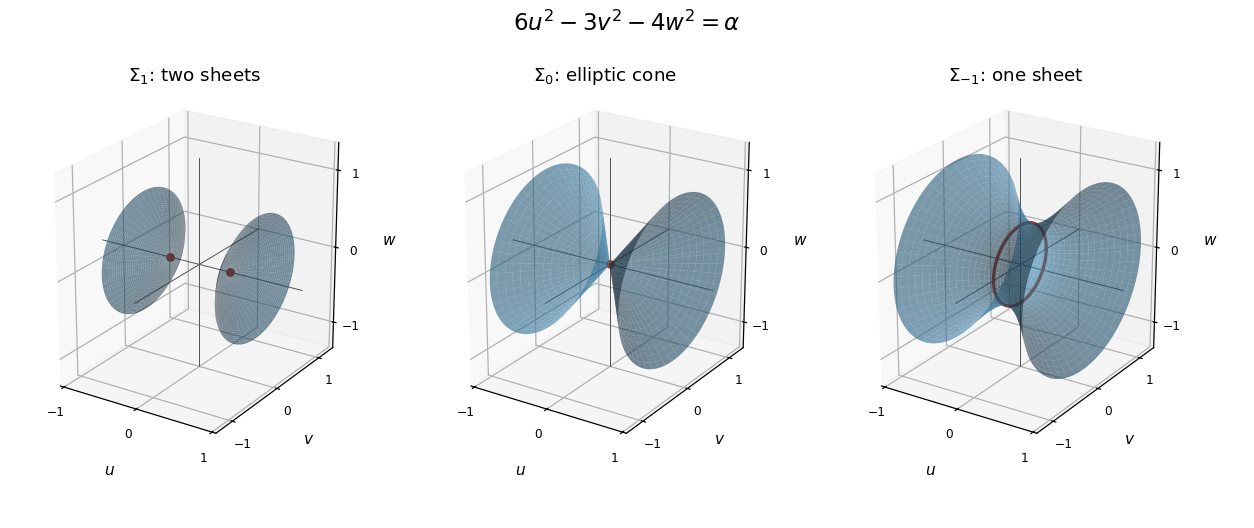

Recreate this plot in Python.
"""Q6 quadric sketches; Python 3.14.4, root pyproject.toml dependencies.

Write the opaque PNG to cwd. Run in the matching _media course directory.
"""

from pathlib import Path

import matplotlib

matplotlib.use("Agg")
import matplotlib.pyplot as plt
import numpy as np


def main():
    theta = np.linspace(0, 2 * np.pi, 100)
    fig = plt.figure(figsize=(11.4, 4.8), facecolor="white")
    titles = [r"$\Sigma_1$: two sheets", r"$\Sigma_0$: elliptic cone", r"$\Sigma_{-1}$: one sheet"]
    for index, level in enumerate([1, 0, -1], 1):
        ax = fig.add_subplot(1, 3, index, projection="3d")
        if level == 1:
            radial, angle = np.meshgrid(np.linspace(0, 1.55, 40), theta)
            for sign in [-1, 1]:
                u = sign * np.sqrt(1 + radial**2) / np.sqrt(6)
                v = radial * np.cos(angle) / np.sqrt(3)
                w = radial * np.sin(angle) / 2
                ax.plot_surface(u, v, w, color="#3d87b3", alpha=0.61, linewidth=0, antialiased=True)
            ax.scatter([-1 / np.sqrt(6), 1 / np.sqrt(6)], [0, 0], [0, 0], c="#a23c29", s=22, depthshade=False)
        else:
            u, angle = np.meshgrid(np.linspace(-0.85, 0.85, 65), theta)
            radial = np.sqrt(6 * u**2 - level)
            v = radial * np.cos(angle) / np.sqrt(3)
            w = radial * np.sin(angle) / 2
            ax.plot_surface(u, v, w, color="#3d87b3", alpha=0.61, linewidth=0, antialiased=True)
            if level == 0:
                ax.scatter([0], [0], [0], c="#a23c29", s=22, depthshade=False)
            else:
                ax.plot(np.zeros_like(theta), np.cos(theta) / np.sqrt(3), np.sin(theta) / 2, color="#a23c29", lw=2.1)
        for coordinate in range(3):
            axis = [np.zeros(2), np.zeros(2), np.zeros(2)]
            axis[coordinate] = np.array([-1.35, 1.35])
            ax.plot(*axis, color="#555555", lw=0.65)
        ax.set(xlabel=r"$u$", ylabel=r"$v$", zlabel=r"$w$", xlim=(-1.05, 1.05), ylim=(-1.35, 1.35), zlim=(-1.35, 1.35), title=titles[index - 1])
        ax.set_box_aspect((1.1, 1.35, 1.35))
        ax.view_init(elev=23, azim=-57)
        ax.set_xticks([-1, 0, 1])
        ax.set_yticks([-1, 0, 1])
        ax.set_zticks([-1, 0, 1])
        ax.tick_params(labelsize=8, pad=0)
        ax.grid(alpha=0.2)
    fig.suptitle(r"$6u^2-3v^2-4w^2=\alpha$", fontsize=15, y=0.98)
    fig.subplots_adjust(left=0.005, right=0.96, bottom=0.15, top=0.83, wspace=0.09)
    fig.savefig(Path(__file__).with_suffix(".png").name, dpi=110, facecolor="white", transparent=False)
    plt.close(fig)


if __name__ == "__main__":
    main()
